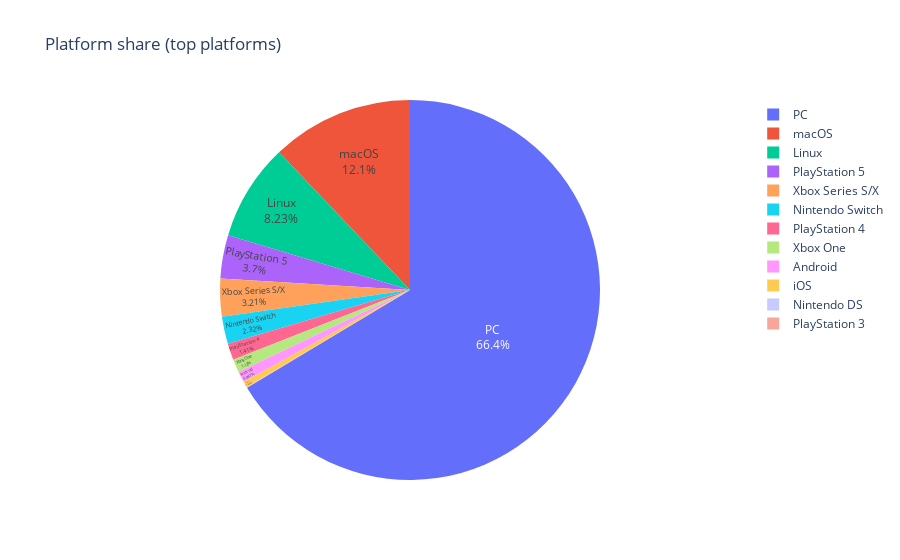
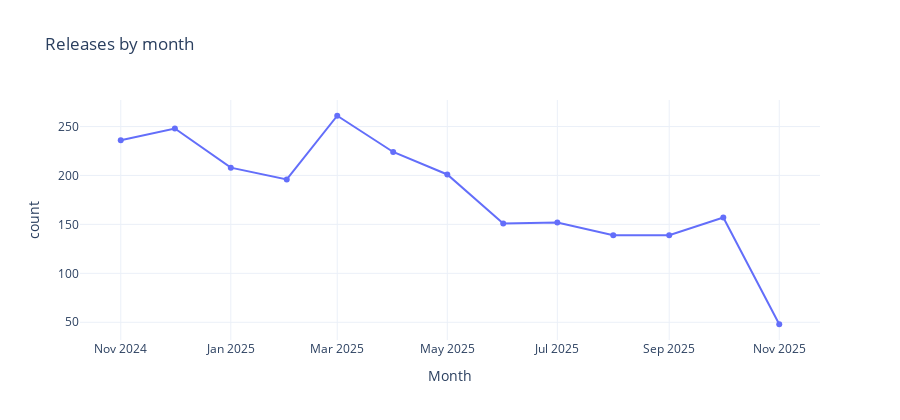

Notebook code for these charts, in order:
### Markdown cell above
### Platform share and release timeline
A business view of platform distribution and releases over the year.

### Code cell
# Platform share (explode platforms)
df_plat = df.explode('platforms_list')
df_plat['platforms_list'] = df_plat['platforms_list'].fillna('')
plat_counts = df_plat[df_plat['platforms_list'] != '']['platforms_list'].value_counts().reset_index()
plat_counts.columns = ['platform','count']
fig = px.pie(plat_counts.head(15), names='platform', values='count', title='Platform share (top platforms)', template='plotly_white')
fig.update_traces(textposition='inside', textinfo='percent+label')
fig.show()

# Releases over time (by month)
df['release_month'] = df['release_date'].dt.to_period('M').dt.to_timestamp()
timeline = df.groupby('release_month').size().reset_index(name='count')
fig = px.line(timeline, x='release_month', y='count', title='Releases by month', markers=True, template='plotly_white')
fig.update_layout(xaxis_title='Month', height=420)
fig.show()

### Figure 1 — Plotly figure (JSON) as saved in the notebook; plotly's stock layout.template omitted (floating-point values rounded to 4 significant figures)
{"data": [{"domain": {"x": [0.0, 1.0], "y": [0.0, 1.0]}, "hovertemplate": "platform=%{label}<br>count=%{value}<extra></extra>", "labels": ["PC", "macOS", "Linux", "PlayStation 5", "Xbox Series S/X", "Nintendo Switch", "PlayStation 4", "Xbox One", "Android", "iOS", "Nintendo DS", "PlayStation 3"], "legendgroup": "", "name": "", "showlegend": true, "textinfo": "percent+label", "textposition": "inside", "type": "pie", "values": [2315, 422, 287, 129, 112, 81, 49, 39, 33, 17, 1, 1]}], "layout": {"legend": {"tracegroupgap": 0}, "title": {"text": "Platform share (top platforms)"}}}

### Figure 2 — Plotly figure (JSON) as saved in the notebook; plotly's stock layout.template omitted (floating-point values rounded to 4 significant figures)
{"data": [{"hovertemplate": "release_month=%{x}<br>count=%{y}<extra></extra>", "legendgroup": "", "line": {"color": "#636efa", "dash": "solid"}, "marker": {"symbol": "circle"}, "mode": "lines+markers", "name": "", "orientation": "v", "showlegend": false, "type": "scatter", "x": ["2024-11-01T00:00:00.000000000", "2024-12-01T00:00:00.000000000", "2025-01-01T00:00:00.000000000", "2025-02-01T00:00:00.000000000", "2025-03-01T00:00:00.000000000", "2025-04-01T00:00:00.000000000", "2025-05-01T00:00:00.000000000", "2025-06-01T00:00:00.000000000", "2025-07-01T00:00:00.000000000", "2025-08-01T00:00:00.000000000", "2025-09-01T00:00:00.000000000", "2025-10-01T00:00:00.000000000", "2025-11-01T00:00:00.000000000"], "xaxis": "x", "y": [236, 248, 208, 196, 261, 224, 201, 151, 152, 139, 139, 157, 48], "yaxis": "y"}], "layout": {"height": 420, "legend": {"tracegroupgap": 0}, "title": {"text": "Releases by month"}, "xaxis": {"anchor": "y", "domain": [0.0, 1.0], "title": {"text": "Month"}}, "yaxis": {"anchor": "x", "domain": [0.0, 1.0], "title": {"text": "count"}}}}
